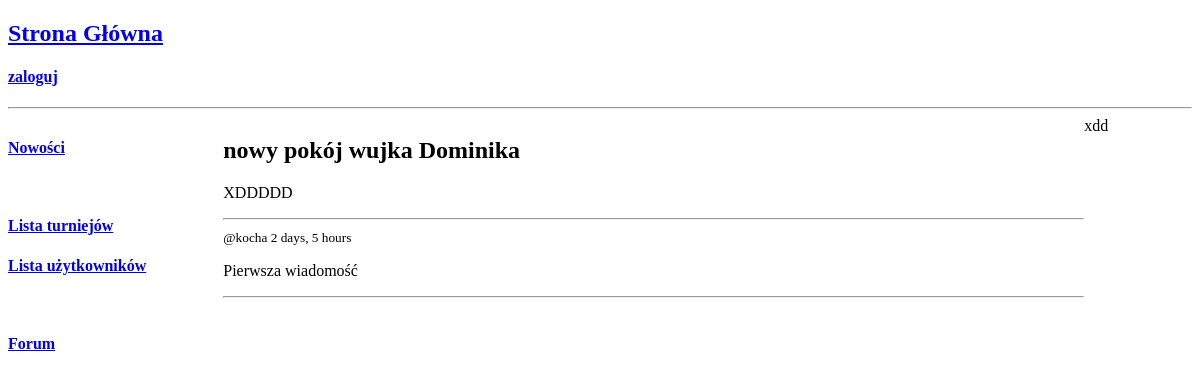
/forum/pokój/2/, run on an earlier commit of the app's database.
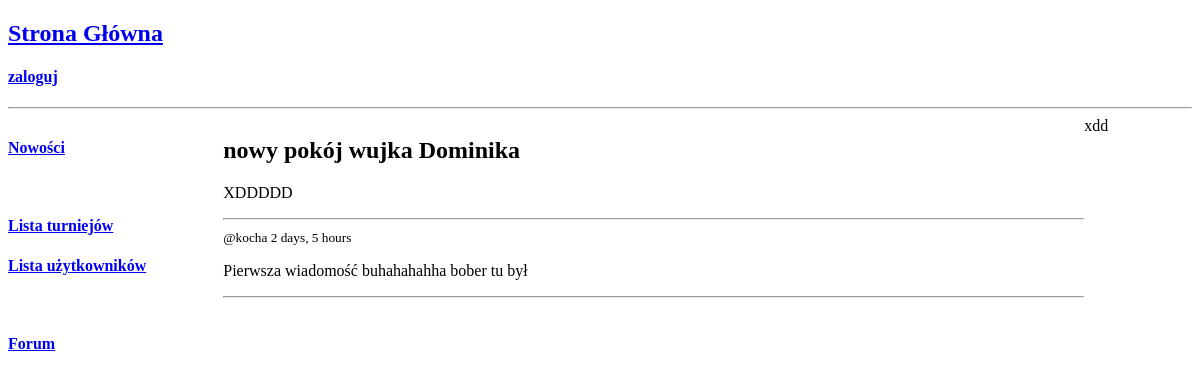
And on a later commit of the database.
### chat/models.py (models this page shows, shortened)
class Messages(models.Model):
    room = models.ForeignKey(Room, on_delete=models.SET_NULL, null=True)
    user = models.ForeignKey(User, on_delete=models.SET_NULL, null=True)
    body = models.TextField()
    data_create =  models.DateTimeField(auto_now_add = True)
    data_updated = models.DateTimeField(auto_now=True)
    class Meta:
        ordering = ['-data_updated', '-data_create']

### chat/views.py (called while the page is built)
    def get(self,request,id=None,*args,**kwargs):
        context = {}
        if id is not None:
            room = get_object_or_404(Room, id=id)
            context['room'] = room
            context['messages'] = Messages.objects.filter(room=id)
        return render(request,self.template_name,context)

### chat/templates/forum/room.html (shortened to what this page needs)
{% extends 'base/main_home.html' %}
{% block home_content %}
<div>
    <div>
        <h2>{{ room.name }}</h2>
        <p>{{ room.description }}</p>
        <hr>
    </div>
    <div>
        {% for message in messages %}
            <small>@{{message.user}}   {{message.data_create|timesince}} </small>
            <p>{{message.body}}</p>
            <hr>
        {% endfor %}
    </div>
</div>
{% endblock home_content %}

What changed in the data, as far as the page shows it:
changed Messages "kocha": body "Pierwsza wiadomość" → "Pierwsza wiadomość buhahahahha bober tu był"
